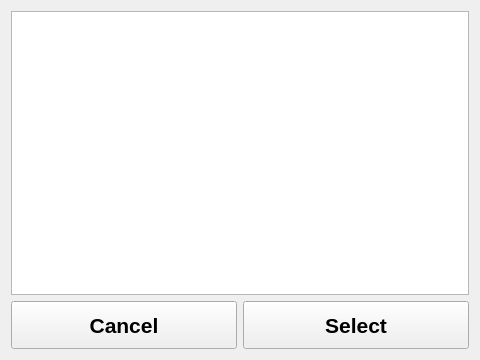
<?xml version="1.0" encoding="UTF-8"?>
<ui version="4.0">
 <class>DialogSelect</class>
 <widget class="QDialog" name="DialogSelect">
  <property name="geometry">
   <rect>
    <x>0</x>
    <y>0</y>
    <width>480</width>
    <height>360</height>
   </rect>
  </property>
  <property name="sizePolicy">
   <sizepolicy hsizetype="Fixed" vsizetype="MinimumExpanding">
    <horstretch>0</horstretch>
    <verstretch>0</verstretch>
   </sizepolicy>
  </property>
  <property name="minimumSize">
   <size>
    <width>480</width>
    <height>360</height>
   </size>
  </property>
  <property name="maximumSize">
   <size>
    <width>480</width>
    <height>360</height>
   </size>
  </property>
  <property name="windowTitle">
   <string>Dialog</string>
  </property>
  <layout class="QGridLayout" name="gridLayout">
   <item row="1" column="1">
    <widget class="QPushButton" name="pushButton_Select">
     <property name="sizePolicy">
      <sizepolicy hsizetype="Preferred" vsizetype="Fixed">
       <horstretch>0</horstretch>
       <verstretch>0</verstretch>
      </sizepolicy>
     </property>
     <property name="minimumSize">
      <size>
       <width>0</width>
       <height>48</height>
      </size>
     </property>
     <property name="font">
      <font>
       <pointsize>16</pointsize>
       <weight>75</weight>
       <bold>true</bold>
      </font>
     </property>
     <property name="focusPolicy">
      <enum>Qt::NoFocus</enum>
     </property>
     <property name="text">
      <string>Select</string>
     </property>
    </widget>
   </item>
   <item row="1" column="0">
    <widget class="QPushButton" name="pushButton_Cancel">
     <property name="sizePolicy">
      <sizepolicy hsizetype="Preferred" vsizetype="Fixed">
       <horstretch>0</horstretch>
       <verstretch>0</verstretch>
      </sizepolicy>
     </property>
     <property name="minimumSize">
      <size>
       <width>0</width>
       <height>48</height>
      </size>
     </property>
     <property name="font">
      <font>
       <pointsize>16</pointsize>
       <weight>75</weight>
       <bold>true</bold>
      </font>
     </property>
     <property name="focusPolicy">
      <enum>Qt::NoFocus</enum>
     </property>
     <property name="text">
      <string>Cancel</string>
     </property>
    </widget>
   </item>
   <item row="0" column="0" colspan="2">
    <widget class="QListWidget" name="listWidget_Select">
     <property name="font">
      <font>
       <pointsize>12</pointsize>
      </font>
     </property>
    </widget>
   </item>
  </layout>
 </widget>
 <resources/>
 <connections/>
</ui>
